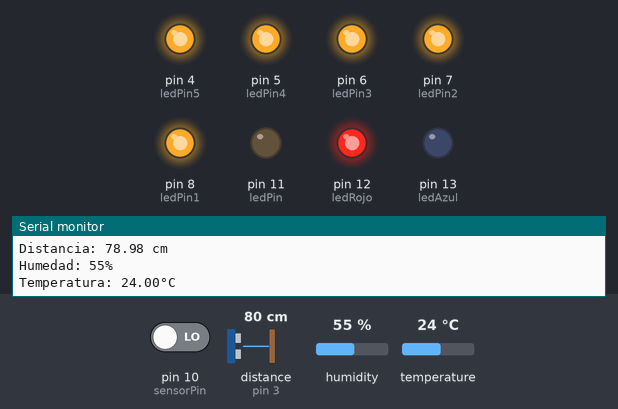
This sketch was run on a simulated Arduino Uno, built with avr-gcc and run on an emulated ATmega328P. On the bench: output pins drawn as LEDs (lit = HIGH), the last lines printed to the serial monitor. Wiring (inferred from the names in the program): ultrasonic range finder: trigger pin 2; echo pin 3. The test bench sets the inputs (shaded band); at power-on: pin 10 (sensorPin) LOW, distance to the obstacle (sensor on pin 3) 80 cm, temperature 24 °C, humidity 55 %. The echo pulse lasts 58.3 µs per cm; pins used as bus, display or sensor lines are not drawn.

Above: at 2.3 s.
2.4 s: pin 10 (sensorPin) driven HIGH
At 3.8 s:
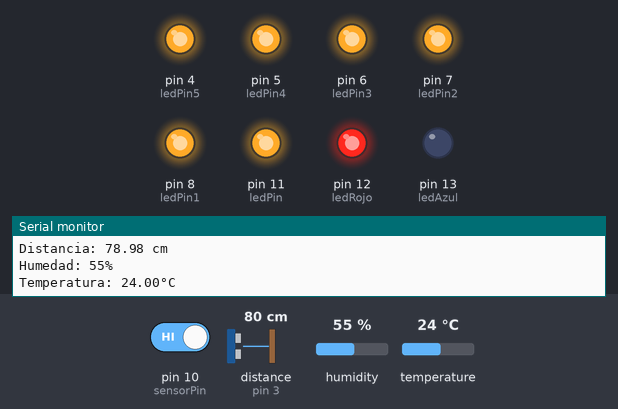
4.5 s: distance to the obstacle (sensor on pin 3) set to 12 cm
6.6 s: distance to the obstacle (sensor on pin 3) set to 9 cm
At 8.0 s:
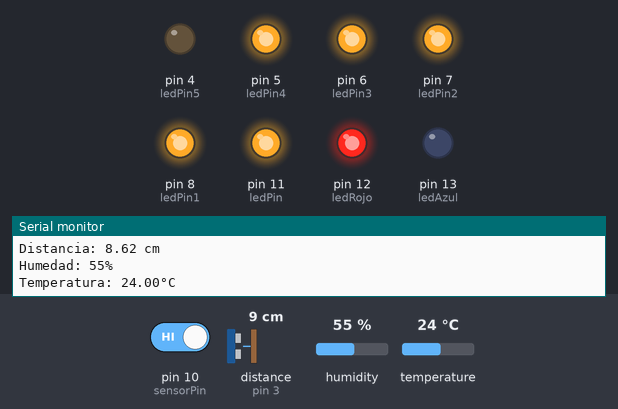
9.1 s: temperature set to 29 °C
11.2 s: temperature set to 32 °C
At 12.6 s:
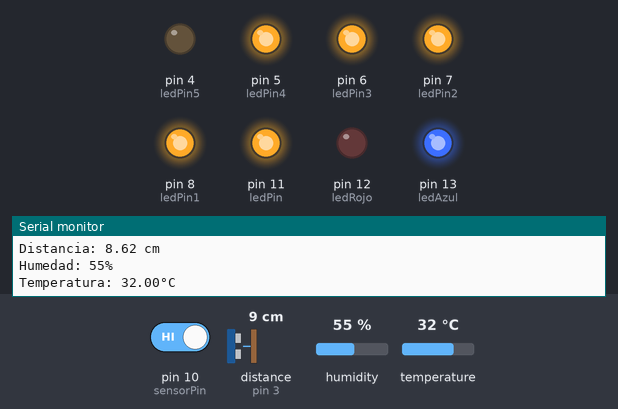
13.6 s: pin 10 (sensorPin) driven LOW
At 15.0 s:
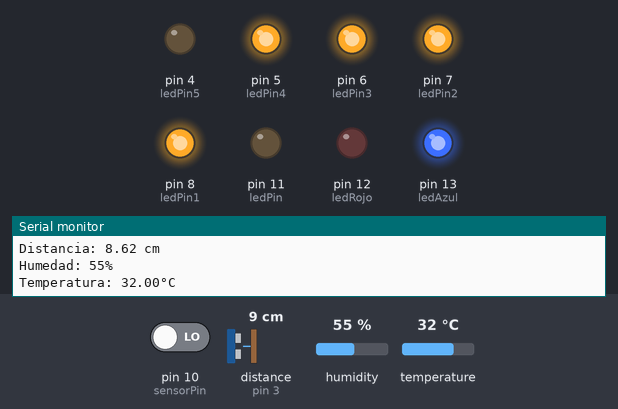
Timing chart, 0 to 16.6 s (numbered marks = the images above; inputs shaded):
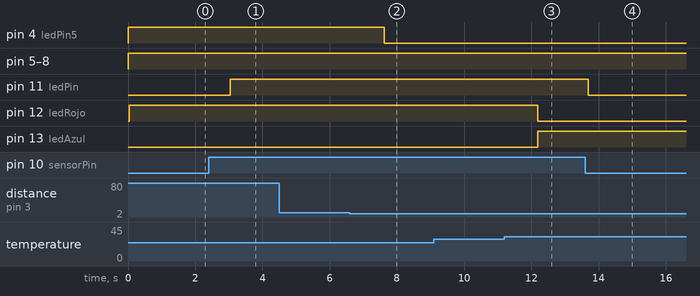

Measured:
- the behaviour switches between 11 and 10 cm on distance to the obstacle (sensor on pin 3) (found by bisection; images 1 and 2)
- the behaviour switches between 30 and 31 °C on temperature (found by bisection; images 2 and 3)
- after the input at 2.4 s, pin 11 (ledPin): LOW → HIGH after 0.64 s
- after the input at 6.6 s, pin 4 (ledPin5): HIGH → LOW after 1.0 s
- after the input at 11.2 s, pin 12 (ledRojo): HIGH → LOW after 1.0 s; pin 13 (ledAzul): LOW → HIGH after 1.0 s
- after the input at 13.6 s, pin 11 (ledPin): HIGH → LOW after 0.10 s

The sketch:

trabajo.ino
```cpp
#include <DHT.h>
#include <DHT_U.h>
#define Type DHT11
int sensorPin = 10;
int ledPin = 11;
int ledRojo = 12;
int ledAzul = 13;

const int triggerPin = 2;
const int echoPin = 3;
int dhtPin=9; // Pin analógico donde se conecta el sensor
DHT HT(dhtPin, Type);
int humidity;
float tempC;
float tempF;

const int ledPin1 = 8;
const int ledPin2 = 7;
const int ledPin3 = 6;
const int ledPin4 = 5;
const int ledPin5 = 4;

void setup() {
  Serial.begin(9600); // Inicializamos la comunicación serial
  pinMode(triggerPin, OUTPUT); // Configuramos el pin trigger como salida
  pinMode(echoPin, INPUT); // Configuramos el pin echo como entrada
  HT.begin();
  pinMode(ledRojo,OUTPUT);
  pinMode(ledAzul,OUTPUT);

  pinMode(sensorPin, INPUT); // Se configura el pin del sensor como entrada
  pinMode(ledPin, OUTPUT); // Se configura el pin del LED como salida
  Serial.begin(9600); // Se inicia la comunicación serial

  pinMode(ledPin1, OUTPUT); // Configuramos los pines de los LEDs como salida
  pinMode(ledPin2, OUTPUT);
  pinMode(ledPin3, OUTPUT);
  pinMode(ledPin4, OUTPUT);
  pinMode(ledPin5, OUTPUT);
}


void loop() {
  int movimiento = digitalRead(sensorPin); // Se lee el valor del sensor

  if (movimiento == HIGH) { // Si el sensor detecta movimiento
    digitalWrite(ledPin, HIGH); // Se enciende el LED
    Serial.println("Movimiento detectado"); // Se imprime en el monitor serial
  } else { // Si el sensor no detecta movimiento
    digitalWrite(ledPin, LOW); // Se apaga el LED
    Serial.println("No hay movimiento"); // Se imprime en el monitor serial
  }
  digitalWrite(triggerPin, LOW); // Enviamos un pulso bajo al pin trigger
  delayMicroseconds(2); // Esperamos un momento
  digitalWrite(triggerPin, HIGH); // Enviamos un pulso alto al pin trigger
  delayMicroseconds(10); // Esperamos un momento
  digitalWrite(triggerPin, LOW); // Enviamos otro pulso bajo al pin trigger

  long duration = pulseIn(echoPin, HIGH); // Medimos la duración del pulso en el pin echo
  float distance = duration * 0.034 / 2; // Calculamos la distancia en cm

  Serial.print("Distancia: ");
  Serial.print(distance);
  Serial.println(" cm");

  // Encendemos los LEDs en base a la distancia detectada
  if (distance >= 4) {
    digitalWrite(ledPin1, HIGH);
  } else {
    digitalWrite(ledPin1, LOW);
  }

  if (distance >= 5) {
    digitalWrite(ledPin1, HIGH);
    digitalWrite(ledPin2, HIGH);
  } else {
    digitalWrite(ledPin2, LOW);
  }

  if (distance >= 6) {
    digitalWrite(ledPin1, HIGH);
    digitalWrite(ledPin2, HIGH);
    digitalWrite(ledPin3, HIGH);
  } else {
    digitalWrite(ledPin3, LOW);
  }

  if (distance >= 8) {
    digitalWrite(ledPin1, HIGH);
    digitalWrite(ledPin2, HIGH);
    digitalWrite(ledPin3, HIGH);
    digitalWrite(ledPin4, HIGH);
  } else {
    digitalWrite(ledPin4, LOW);
  }

  if (distance >= 10) {
    digitalWrite(ledPin1, HIGH);
    digitalWrite(ledPin2, HIGH);
    digitalWrite(ledPin3, HIGH);
    digitalWrite(ledPin4, HIGH);
    digitalWrite(ledPin5, HIGH);
  } else {
    digitalWrite(ledPin5, LOW);
  }
   // Convertimos el voltaje a temperatura en grados Celsius

  humidity=HT.readHumidity();
  tempC=HT.readTemperature();
  tempF=HT.readTemperature(true);
  Serial.print("Humedad: ");
  Serial.print(humidity);
  Serial.println("%");
  Serial.print("Temperatura: ");
  Serial.print(tempC);
  Serial.println("°C");
  if (tempC > 30 ){
    digitalWrite(ledRojo,0);
  digitalWrite(ledAzul,255);
  }
  if(tempC < 30){
  digitalWrite(ledRojo,255);
  digitalWrite(ledAzul,0);
  }


  delay(1500); // Esperamos un momento antes de tomar otra medición
}
```
